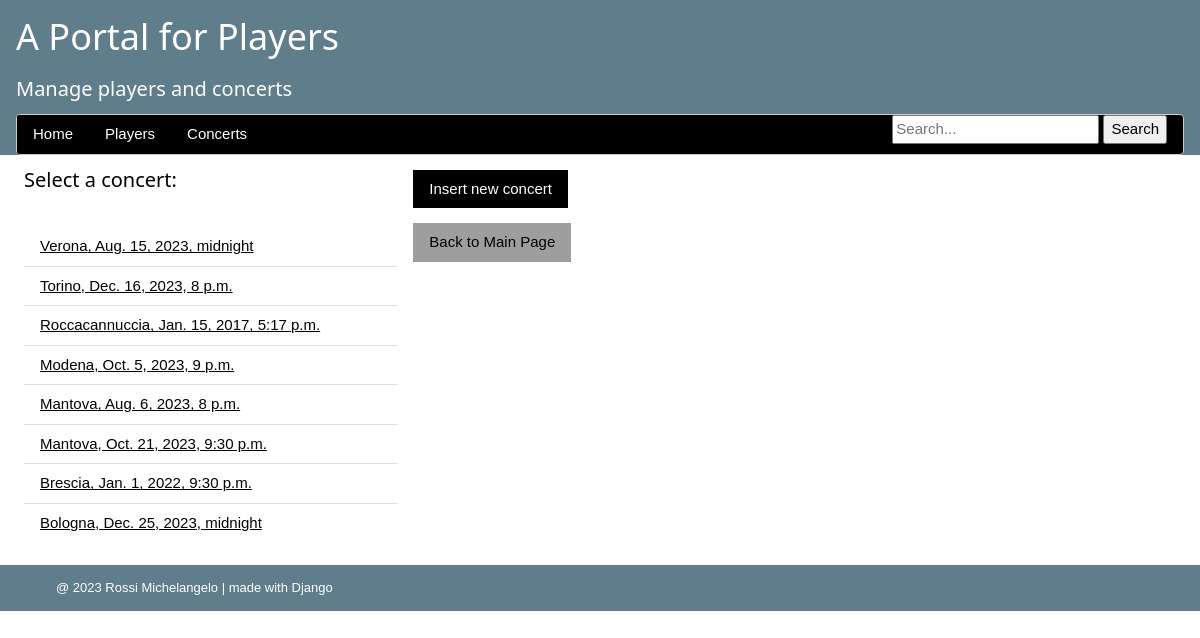
Screenshot of /home/concerts/ with the database file from the repository.
### players/models.py (models this page shows, shortened)
class Concert(models.Model):
    place = models.CharField(max_length=100)
    concert_time = models.DateTimeField(default=None)
    players = models.ManyToManyField(Player)

### players/views/concerts.py (the view)
# urls.py: path('concerts/', views.concerts_summary, name='concerts_summary'),
def concerts_summary(request):
    concerts_list = Concert.objects.order_by('-place')
    context = {'concerts_list': concerts_list}
    return render(request, 'players/concerts/concerts_summary.html', context)

### players/templates/players/concerts/concerts_summary.html
{% extends 'players/general/base.html' %}
{% block second_third %}
    <h4>Select a concert:</h4>
    <br>
{% if concerts_list %}
    <ul class="w3-ul">
    {% for concert in concerts_list %}
    <li class="w3-hover-shadow"><a href = "{% url 'players:concert_detail' concert.id %}">
        {{ concert.place }}, {{ concert.concert_time }}</a></li>
    {% endfor %}
    </ul>
{% else %}
    <p>No concerts are available.</p>
    <a href="{% url 'players:home' %}">Back to Main Page</a>
{% endif %}
    <br>
{% endblock %}
{% block third_third %}
<p><a href="{% url 'players:concert_insert' %}" class="w3-button w3-black">Insert new concert</a></p>
<p><a href="{% url 'players:home' %}" class="w3-button w3-gray">Back to Main Page</a></p>
{% endblock %}

### players/static/players/mystyle.css (style rules this page uses)
html { box-sizing:border-box }
*,*:before,*:after { box-sizing:inherit }
html { -ms-text-size-adjust:100%;-webkit-text-size-adjust:100% }
body { margin:0 }
a { background-color:transparent }
html,body { font-family:Verdana,sans-serif;font-size:15px;line-height:1.5 }
html { overflow-x:hidden }
h4 { font-size:20px }
h1,h2,h3,h4,h5,h6 { font-family:"Segoe UI",Arial,sans-serif;font-weight:400;margin:10px 0 }
a { color:inherit }
.w3-btn,.w3-button { border:none;display:inline-block;padding:8px 16px;vertical-align:middle;overflow:hidden;text-decoration:none;color:inherit;background-color:inherit;text-align:center;cursor:pointer;white-space:nowrap }
.w3-btn,.w3-button { -webkit-touch-callout:none;-webkit-user-select:none;-khtml-user-select:none;-moz-user-select:none;-ms-user-select:none;user-select:none }
.w3-ul { list-style-type:none;padding:0;margin:0 }
.w3-ul li { padding:8px 16px;border-bottom:1px solid #ddd }
.w3-ul li:last-child { border-bottom:none }
.w3-black,.w3-hover-black:hover { color:#fff!important;background-color:#000!important }
.w3-grey,.w3-hover-grey:hover,.w3-gray,.w3-hover-gray:hover { color:#000!important;background-color:#9e9e9e!important }

### rows the page displays
Concert: place "Verona", concert_time "Aug. 15, 2023, midnight"
Concert: place "Torino", concert_time "Dec. 16, 2023, 8 p.m."
Concert: place "Roccacannuccia", concert_time "Jan. 15, 2017, 5:17 p.m."
Concert: place "Modena", concert_time "Oct. 5, 2023, 9 p.m."
Concert: place "Mantova", concert_time "Aug. 6, 2023, 8 p.m."
Concert: place "Mantova", concert_time "Oct. 21, 2023, 9:30 p.m."
Concert: place "Brescia", concert_time "Jan. 1, 2022, 9:30 p.m."
Concert: place "Bologna", concert_time "Dec. 25, 2023, midnight"
